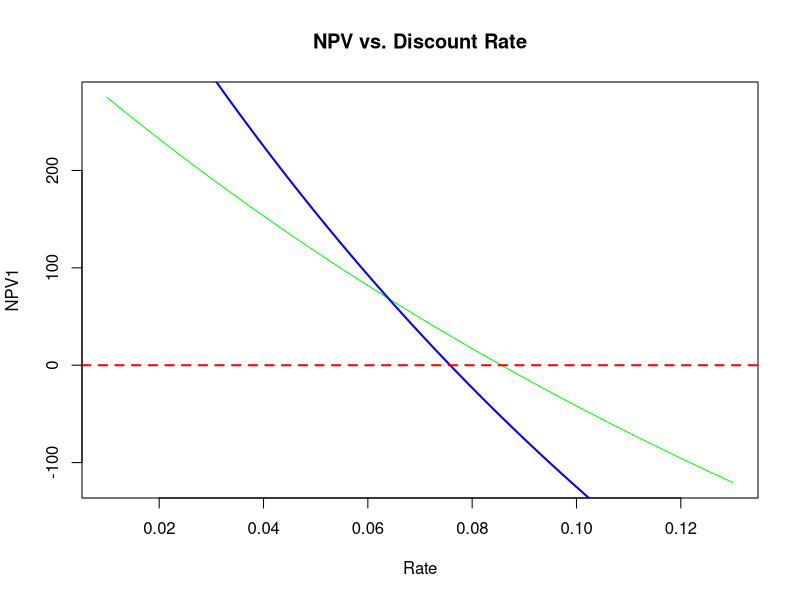

Here is the R script that generated this plot:
## ---- chunk 1
# Package for markdown "kable" tables
library(knitr)
## ---- chunk 2
# Input cash flows of specific projects
cashFlows1 <- c(-1000, rep(220,6))
cashFlows2 <- c(-1000, rep(0,5), 1550)
discountRate <- 0.05
## ---- chunk 3
n <- length(cashFlows1)

discountCF_1 <- rep(0, n)
discountCF_2 <- rep(0, n)

for(i in 1:n) {
	discountCF_1[i] <- cashFlows1[i]/(1+discountRate)^(i-1)
	discountCF_2[i] <- cashFlows2[i]/(1+discountRate)^(i-1)
	discountMat <- cbind(discountCF_1, discountCF_2)
}
## ---- chunk 4
NPVmat <- data.frame(colSums(discountMat))
rownames(NPVmat) <- c("Project_1", "Project_2")
colnames(NPVmat) <- "NPV"
kable(data.frame(NPVmat))
## ---- chunk 5
DiscountRates <- seq(0.01,0.13,0.001)
rates_n <- length(DiscountRates)
# Empty matrix for each project's NPV 
# for each discount rate
DiscountMatrix <- cbind(0,0,DiscountRates)
colnames(DiscountMatrix) <- c("NPV1", "NPV2", "Rate")

# empty vectors
n <- length(cashFlows1)
discountCF_1 <- rep(0, n)
discountCF_2 <- rep(0, n)

for(i in 1:rates_n) {
	for(j in 1:n){
		discountCF_1[j] <- cashFlows1[j]/(1+DiscountRates[i])^(j-1)
		discountCF_2[j] <- cashFlows2[j]/(1+DiscountRates[i])^(j-1)
	}
	DiscountMatrix[i,1] <- sum(discountCF_1)
	DiscountMatrix[i,2] <- sum(discountCF_2)
}
## ---- chunk 6
# Plot NPV vs Discount Rate
plot(NPV1 ~ Rate, DiscountMatrix, type = "l", col = "green",
		 main = "NPV vs. Discount Rate")
lines(NPV2 ~ Rate, DiscountMatrix, col = "blue", lwd = 2)
abline(h = 0, lty = 2, col = "red", lwd = 2)
